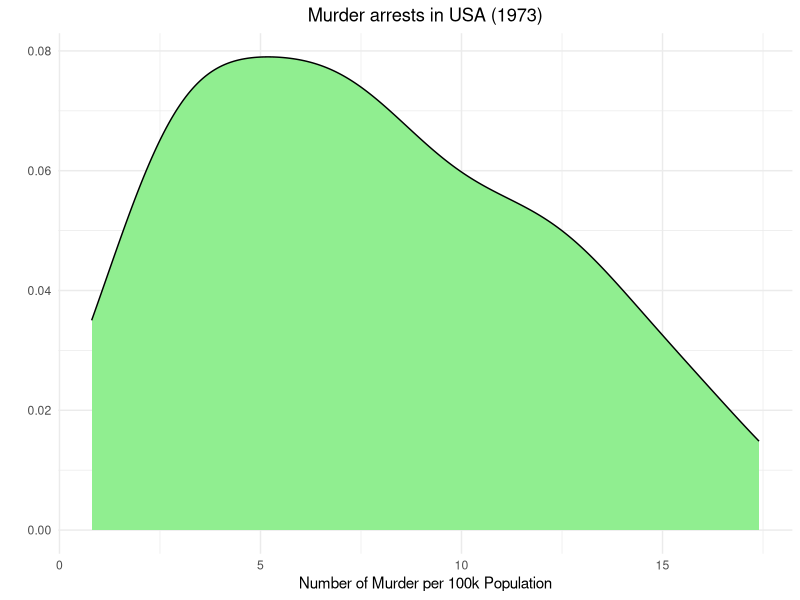

Write R code to recreate this figure.
## ---- chunk 1
library(tidyverse)
library(e1071)
library(datasets)
data(USArrests)
USArrests %>%
  ggplot(aes(Murder)) +
  geom_density(fill="lightgreen") +
  theme_minimal() +
  theme(plot.title = element_text(hjust = .5)) +
  ggtitle("Murder arrests in USA (1973)") +
  xlab("Number of Murder per 100k Population") +
  ylab("")
